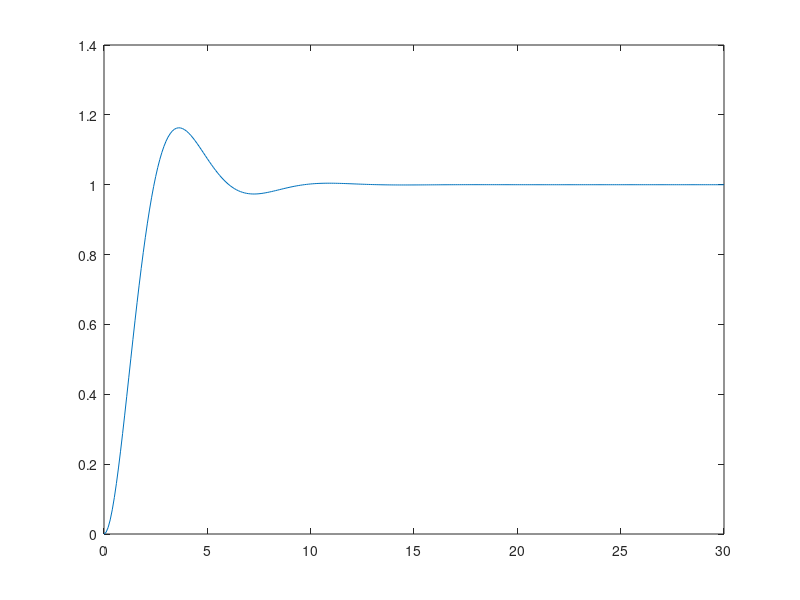

Write MATLAB code to recreate this figure.
% step response plot of a mechanical system with
% transfer fucntion of 1/(Ms^2 + Bs + k )
%  M mass of the object
%  B dumping factor
%  K spring constat

clear;
clf;

try
    pkg load control %% to get function tf() and step()
catch
    disp("unale to load packge control")
end


K=1; M=1; B=1; %% spring constatant , mass and friction constant
t = 0:0.1:30;  %% time to plot and analysed

num = [1];  %% numinotar for the transfer funtion
den = [K M B]; %% denomunator

G = tf(num,den); %% the transfer function
y1 = step(G,t); %% we get step response of the transfer funtion

plot(t,y1);  %% we finnaly plot it
